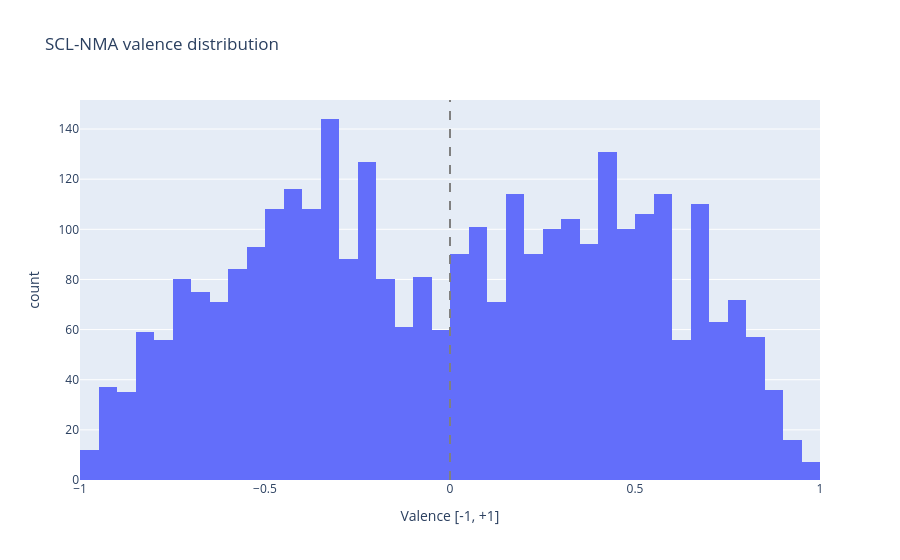

The notebook cell saved with this chart:
### Markdown cell above
## Valence distribution

### Code cell
fig = px.histogram(nma, x='nma_valence', nbins=40,
    title='SCL-NMA valence distribution',
    labels={'nma_valence': 'Valence [-1, +1]'})
fig.add_vline(x=0, line_dash='dash', line_color='grey')
fig.show()

print(nma['nma_valence'].describe().round(4).to_string())
print(f'\nPositive (>0) : {(nma["nma_valence"] > 0).sum():,}')
print(f'Negative (<0) : {(nma["nma_valence"] < 0).sum():,}')
print(f'Neutral  (=0) : {(nma["nma_valence"] == 0).sum():,}')

### Figure 1 — Plotly figure (JSON) as saved in the notebook; plotly's stock layout.template omitted (floating-point values rounded to 4 significant figures; data arrays with more than 128 entries replaced by an {"elided": "..."} marker saying what was removed)
{"data": [{"bingroup": "x", "hovertemplate": "Valence [-1, +1]=%{x}<br>count=%{y}<extra></extra>", "legendgroup": "", "marker": {"color": "#636efa", "pattern": {"shape": ""}}, "name": "", "nbinsx": 40, "orientation": "v", "showlegend": false, "type": "histogram", "x": {"elided": "3207 float values"}, "xaxis": "x", "yaxis": "y"}], "layout": {"barmode": "relative", "legend": {"tracegroupgap": 0}, "shapes": [{"line": {"color": "grey", "dash": "dash"}, "type": "line", "x0": 0, "x1": 0, "xref": "x", "y0": 0, "y1": 1, "yref": "y domain"}], "title": {"text": "SCL-NMA valence distribution"}, "xaxis": {"anchor": "y", "domain": [0.0, 1.0], "title": {"text": "Valence [-1, +1]"}}, "yaxis": {"anchor": "x", "domain": [0.0, 1.0], "title": {"text": "count"}}}}
